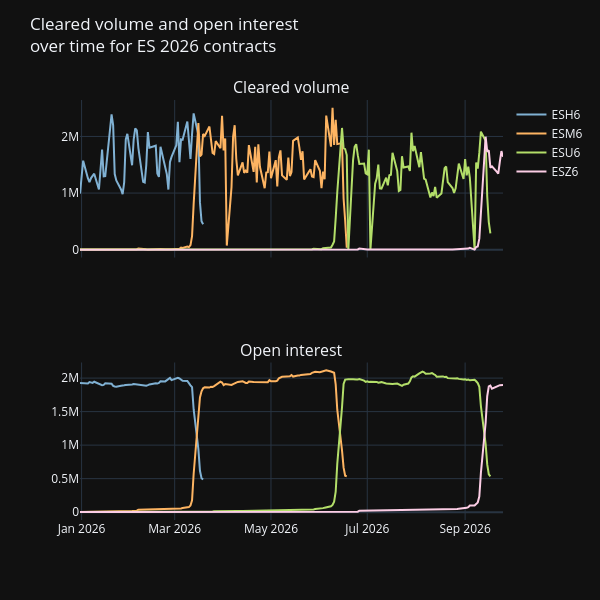

The notebook cell this image was saved under:
### Code cell
plot_df = stats.reset_index()
plot_df["Symbol"].unique()
plot_df = stats.reset_index()
plot_groups = plot_df.groupby("Symbol")
colors = {group: next(color_palette) for group in plot_groups.groups}

x_col = "Trade date"
plot_cols = ["Cleared volume", "Open interest"]
subplot_titles = plot_cols

fig = make_subplots(
    rows=len(plot_cols),
    cols=1,
    shared_xaxes="all",
    subplot_titles=subplot_titles,
)

for symbol in symbols:
    df = plot_groups.get_group(symbol)
    fig.add_trace(
        go.Scatter(
            x=df[x_col],
            y=df[plot_cols[0]],
            name=symbol,
            line=dict(color=colors[symbol]),
        ),
        row=1,
        col=1,
    )
    fig.add_trace(
        go.Scatter(
            x=df[x_col],
            y=df[plot_cols[1]],
            name=symbol,
            line=dict(color=colors[symbol]),
            showlegend=False,
        ),
        row=2,
        col=1,
    )

fig.update_layout(
    height=600,
    width=600,
    **make_volume_oi_title(es_descriptor),
)
fig.show()
